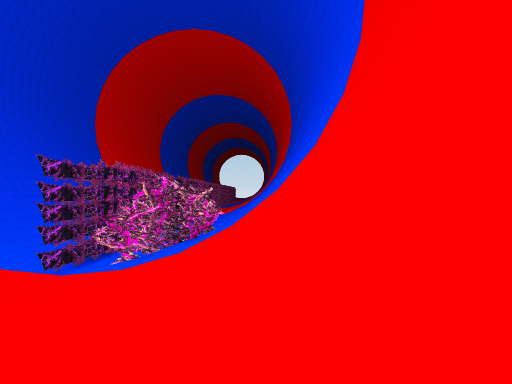
View 1 (above)

21 first-person views from a walk through a 3-D level made in the Unity game engine. The camera is 1.3 m above the floor, looks level and sees 85° across. The floor is counted in squares, 2 m on a side. Each view is taken from the middle of a square. On the plan, view 1 faces up. The plan holds only what a view shows up to about 9 squares ahead; the rest is blank. The place goes on beyond the plan.

View 2
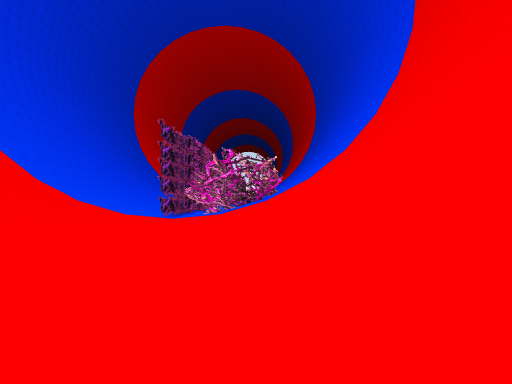

View 3
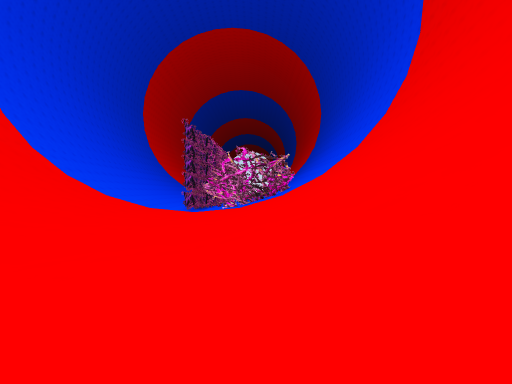

View 4
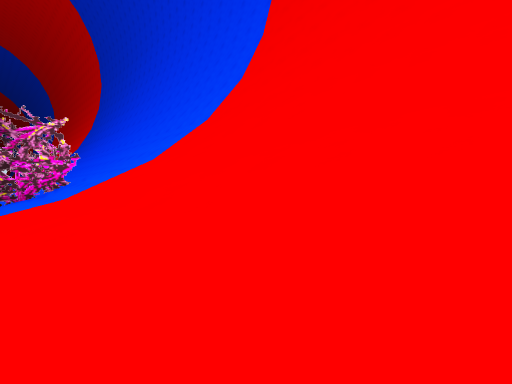

View 5
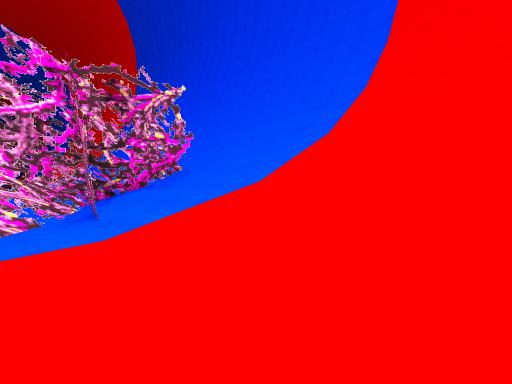

View 6
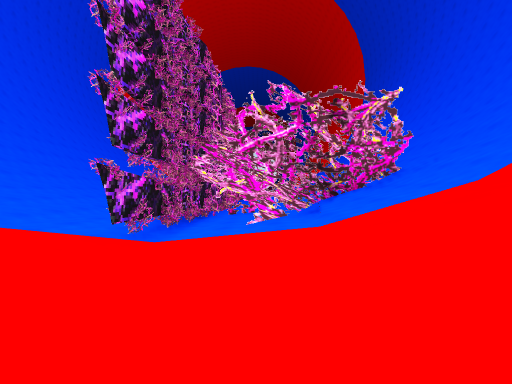

View 7
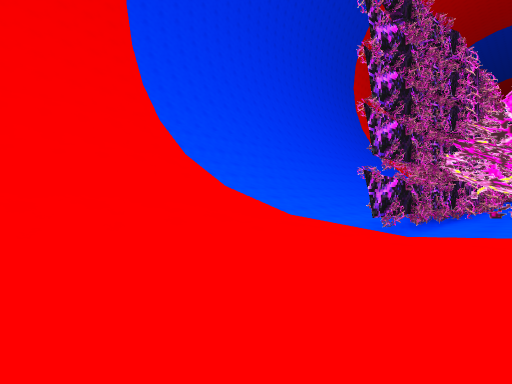

View 8
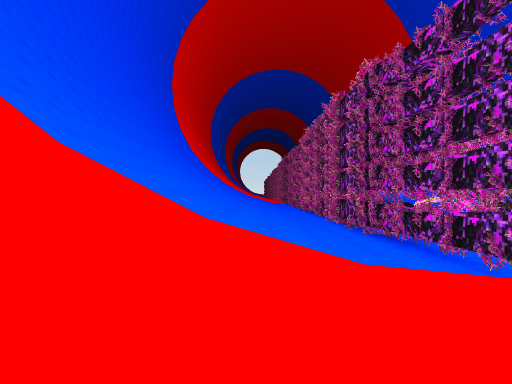

View 9
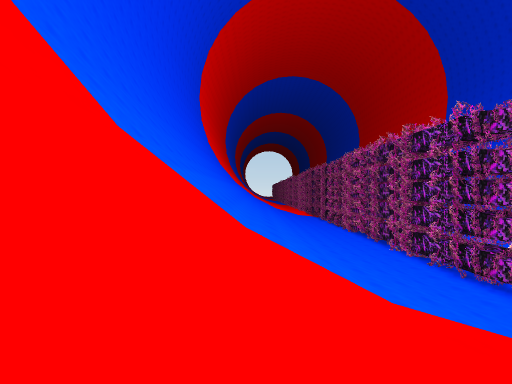

View 10
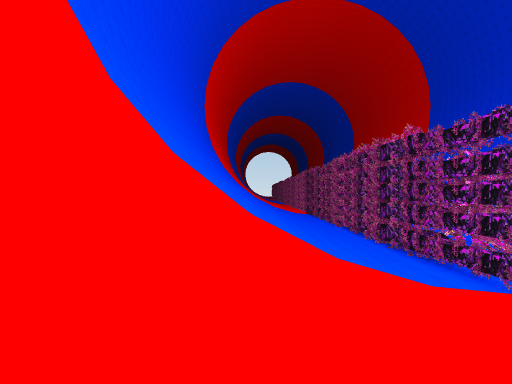

View 11
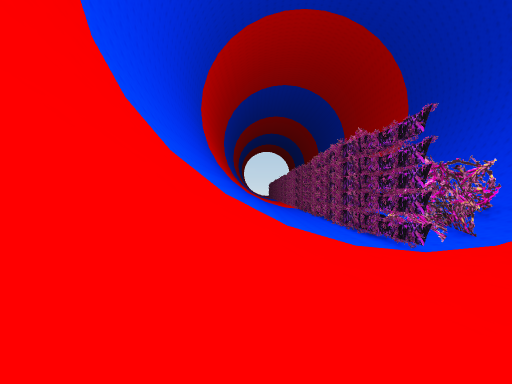

View 12
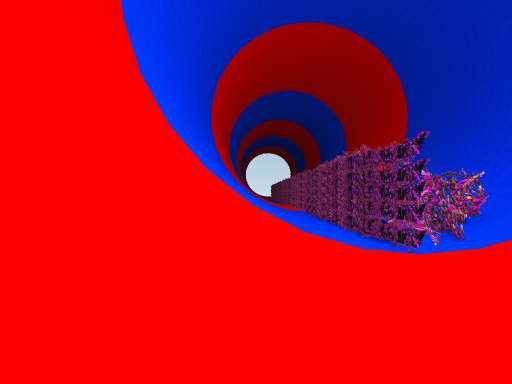

View 13
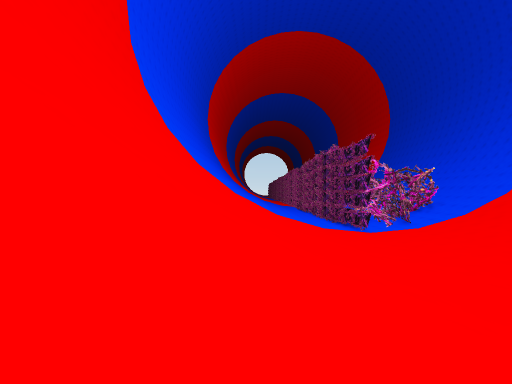

View 14
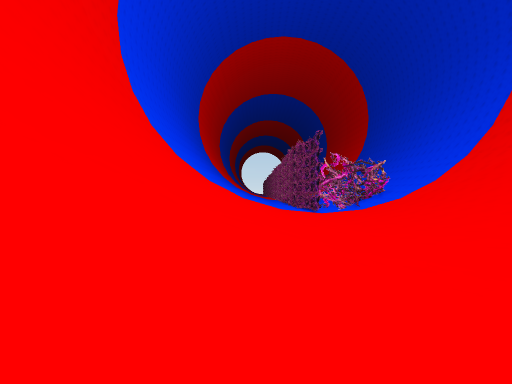

View 15
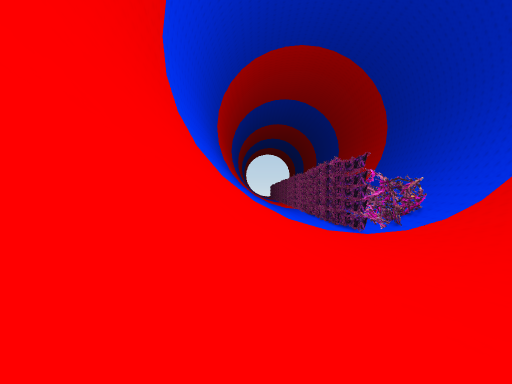

View 16
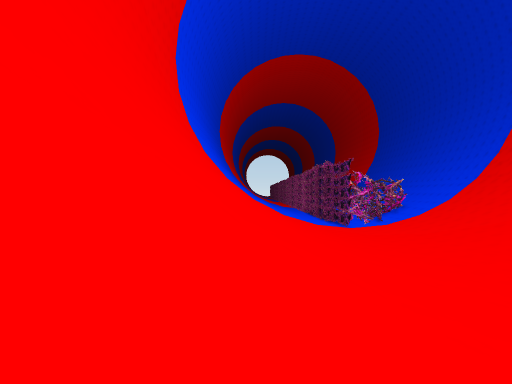

View 17
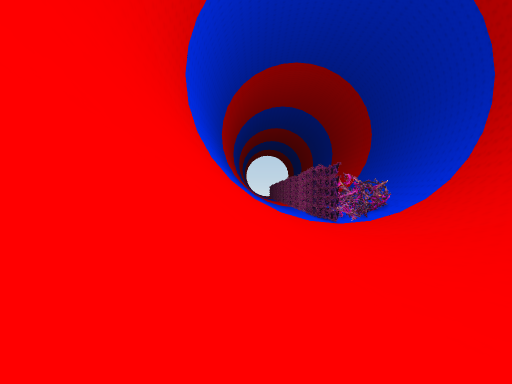

View 18
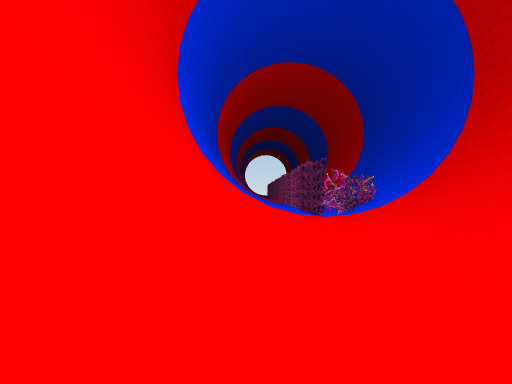

View 19
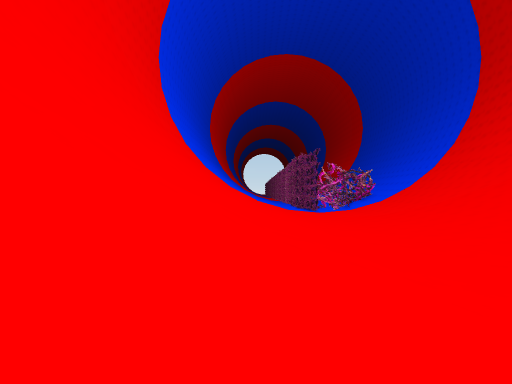

View 20
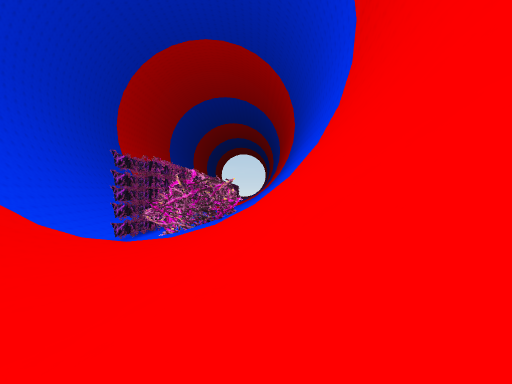

View 21
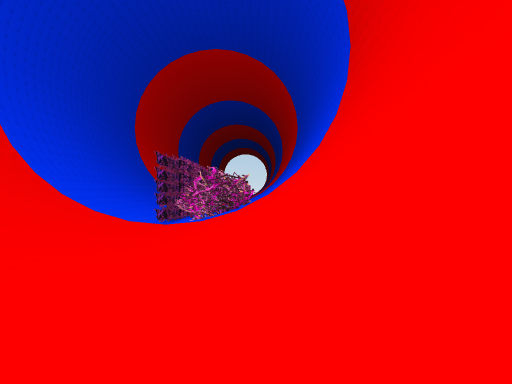

### Floor plan
Key: @ floor where view 1 was taken; # wall or solid block; . main floor; : floor 0.25 m higher than the main floor; + floor 0.75 m higher than the main floor; * floor 1 m higher than the main floor; % floor 1.25 m higher than the main floor; & floor 1.5 m higher than the main floor; / step, stairs or slope; = window, fence, low wall or low ledge.
Columns run from 19 left of view 1 to 1 right of it. Each row starts with its distance up from view 1.
 17 #/////%+:=========//#
 16 #/////%+:.=//=====//
 15 #/////%+:.#//=*=/=//
 14 #/////%+:.=//=*&////#
 13 #/////%+:.=/:=*&////#
 12 #/////%+:.=.::*&////#
 11 #/////%+:...::*&////#
 10 #/////%+:...::*&////#
  9 #/////%+:...::*&////#
  8 #/////%+:...::*&////#
  7 #/////%+:...::*&////#
  6 #/////%+:...::*&////#
  5 #/////%+:...::*&////#
  4 #/////%+:...::*&////#
  3 #/////%+:...::*&////#
  2 #/////%+:...::*&////#
  1 #/////%+:...::*&////#
  0 #/////%+:...::*&///@#
 -1 #/////%+:...::*&////#
 -2 #/////%+:...::*&////#
 -3 #/////%+:...::*&////#
 -4 #/////%+:...::*&////#
 -5 #/////%+:...: *&////#
 -6 #/////%+:...   &////
 -7 #/////%+:..     ///
 -8 #/////%+:.       /
 -9 #/////%+:
-10  /////%+
-11   ////%
-12    ///
-13     /

Positions as (right, up) in squares from view 1, and headings:
1: (0, 0), facing up
2: (-4, -3), facing up
3: (-5, -4), facing up
4: (-5, 4), facing up-right
5: (-7, 9), facing up-right
6: (-7, 8), facing up
7: (-7, 7), facing up-left
8: (-13, 8), facing up
9: (-16, 8), facing up
10: (-16, 5), facing up
11: (-15, 2), facing up
12: (-16, 0), facing up
13: (-15, -3), facing up
14: (-13, -6), facing up
15: (-16, -6), facing up
16: (-16, -9), facing up
17: (-16, -12), facing up
18: (-15, -13), facing up
19: (-14, -11), facing up
20: (-1, -4), facing up
21: (-2, -8), facing up
